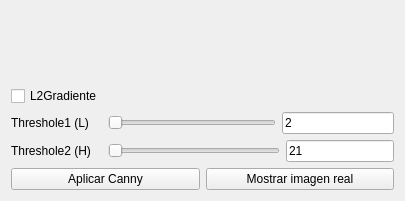
<?xml version="1.0" encoding="UTF-8"?>
<ui version="4.0">
 <class>GUICannyBorderDetectorClass</class>
 <widget class="QWidget" name="GUICannyBorderDetectorClass">
  <property name="geometry">
   <rect>
    <x>0</x>
    <y>0</y>
    <width>405</width>
    <height>201</height>
   </rect>
  </property>
  <property name="windowTitle">
   <string>GUICannyBorderDetector</string>
  </property>
  <layout class="QVBoxLayout" name="verticalLayout_2">
   <item>
    <widget class="QLabel" name="image_label">
     <property name="sizePolicy">
      <sizepolicy hsizetype="Expanding" vsizetype="Expanding">
       <horstretch>0</horstretch>
       <verstretch>0</verstretch>
      </sizepolicy>
     </property>
     <property name="layoutDirection">
      <enum>Qt::LeftToRight</enum>
     </property>
     <property name="text">
      <string/>
     </property>
     <property name="alignment">
      <set>Qt::AlignCenter</set>
     </property>
    </widget>
   </item>
   <item>
    <layout class="QVBoxLayout" name="verticalLayout">
     <item>
      <layout class="QFormLayout" name="formLayout">
       <property name="sizeConstraint">
        <enum>QLayout::SetMinimumSize</enum>
       </property>
       <property name="fieldGrowthPolicy">
        <enum>QFormLayout::AllNonFixedFieldsGrow</enum>
       </property>
       <item row="2" column="0">
        <widget class="QLabel" name="label">
         <property name="sizePolicy">
          <sizepolicy hsizetype="Minimum" vsizetype="Minimum">
           <horstretch>0</horstretch>
           <verstretch>0</verstretch>
          </sizepolicy>
         </property>
         <property name="text">
          <string>Threshole1 (L)</string>
         </property>
        </widget>
       </item>
       <item row="2" column="1">
        <layout class="QHBoxLayout" name="horizontalLayout">
         <property name="sizeConstraint">
          <enum>QLayout::SetMinimumSize</enum>
         </property>
         <item>
          <widget class="QSlider" name="threshole1_slider">
           <property name="sizePolicy">
            <sizepolicy hsizetype="Expanding" vsizetype="Minimum">
             <horstretch>0</horstretch>
             <verstretch>0</verstretch>
            </sizepolicy>
           </property>
           <property name="maximum">
            <number>400</number>
           </property>
           <property name="orientation">
            <enum>Qt::Horizontal</enum>
           </property>
          </widget>
         </item>
         <item>
          <widget class="QLineEdit" name="threshole1_text">
           <property name="sizePolicy">
            <sizepolicy hsizetype="Preferred" vsizetype="Minimum">
             <horstretch>0</horstretch>
             <verstretch>0</verstretch>
            </sizepolicy>
           </property>
           <property name="minimumSize">
            <size>
             <width>112</width>
             <height>0</height>
            </size>
           </property>
           <property name="acceptDrops">
            <bool>false</bool>
           </property>
           <property name="text">
            <string>2</string>
           </property>
           <property name="readOnly">
            <bool>true</bool>
           </property>
          </widget>
         </item>
        </layout>
       </item>
       <item row="3" column="0">
        <widget class="QLabel" name="label_2">
         <property name="sizePolicy">
          <sizepolicy hsizetype="Preferred" vsizetype="Minimum">
           <horstretch>0</horstretch>
           <verstretch>0</verstretch>
          </sizepolicy>
         </property>
         <property name="text">
          <string>Threshole2 (H)</string>
         </property>
        </widget>
       </item>
       <item row="3" column="1">
        <layout class="QHBoxLayout" name="horizontalLayout_2">
         <property name="sizeConstraint">
          <enum>QLayout::SetMinimumSize</enum>
         </property>
         <item>
          <widget class="QSlider" name="threshole2_slider">
           <property name="sizePolicy">
            <sizepolicy hsizetype="Expanding" vsizetype="Minimum">
             <horstretch>0</horstretch>
             <verstretch>0</verstretch>
            </sizepolicy>
           </property>
           <property name="maximum">
            <number>400</number>
           </property>
           <property name="orientation">
            <enum>Qt::Horizontal</enum>
           </property>
          </widget>
         </item>
         <item>
          <widget class="QLineEdit" name="threshole2_text">
           <property name="sizePolicy">
            <sizepolicy hsizetype="Minimum" vsizetype="Minimum">
             <horstretch>0</horstretch>
             <verstretch>0</verstretch>
            </sizepolicy>
           </property>
           <property name="minimumSize">
            <size>
             <width>50</width>
             <height>0</height>
            </size>
           </property>
           <property name="text">
            <string>21</string>
           </property>
           <property name="readOnly">
            <bool>true</bool>
           </property>
          </widget>
         </item>
        </layout>
       </item>
       <item row="1" column="0">
        <widget class="QCheckBox" name="l2Gradient_checkBox">
         <property name="sizePolicy">
          <sizepolicy hsizetype="Minimum" vsizetype="Minimum">
           <horstretch>0</horstretch>
           <verstretch>0</verstretch>
          </sizepolicy>
         </property>
         <property name="text">
          <string>L2Gradiente</string>
         </property>
        </widget>
       </item>
      </layout>
     </item>
    </layout>
   </item>
   <item>
    <layout class="QHBoxLayout" name="horizontalLayout_3">
     <property name="sizeConstraint">
      <enum>QLayout::SetMinimumSize</enum>
     </property>
     <item>
      <widget class="QPushButton" name="cannyBuild_button">
       <property name="sizePolicy">
        <sizepolicy hsizetype="Minimum" vsizetype="Minimum">
         <horstretch>0</horstretch>
         <verstretch>0</verstretch>
        </sizepolicy>
       </property>
       <property name="toolTip">
        <string/>
       </property>
       <property name="statusTip">
        <string/>
       </property>
       <property name="whatsThis">
        <string/>
       </property>
       <property name="text">
        <string>Aplicar Canny</string>
       </property>
      </widget>
     </item>
     <item>
      <widget class="QPushButton" name="showReal_button">
       <property name="sizePolicy">
        <sizepolicy hsizetype="Minimum" vsizetype="Minimum">
         <horstretch>0</horstretch>
         <verstretch>0</verstretch>
        </sizepolicy>
       </property>
       <property name="text">
        <string>Mostrar imagen real</string>
       </property>
      </widget>
     </item>
    </layout>
   </item>
  </layout>
 </widget>
 <layoutdefault spacing="6" margin="11"/>
 <resources/>
 <connections/>
</ui>
